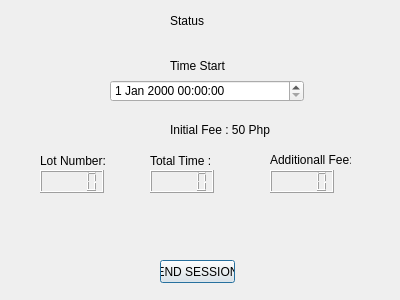
<?xml version="1.0" encoding="UTF-8"?>
<ui version="4.0">
 <class>SecDialog</class>
 <widget class="QDialog" name="SecDialog">
  <property name="geometry">
   <rect>
    <x>0</x>
    <y>0</y>
    <width>400</width>
    <height>300</height>
   </rect>
  </property>
  <property name="windowTitle">
   <string>Dialog</string>
  </property>
  <widget class="QLabel" name="label">
   <property name="geometry">
    <rect>
     <x>170</x>
     <y>10</y>
     <width>41</width>
     <height>21</height>
    </rect>
   </property>
   <property name="text">
    <string>Status</string>
   </property>
  </widget>
  <widget class="QPushButton" name="pushButton">
   <property name="geometry">
    <rect>
     <x>160</x>
     <y>260</y>
     <width>75</width>
     <height>23</height>
    </rect>
   </property>
   <property name="text">
    <string>END SESSION</string>
   </property>
  </widget>
  <widget class="QLabel" name="label_2">
   <property name="geometry">
    <rect>
     <x>170</x>
     <y>50</y>
     <width>81</width>
     <height>31</height>
    </rect>
   </property>
   <property name="text">
    <string>Time Start</string>
   </property>
  </widget>
  <widget class="QDateTimeEdit" name="dateTimeEdit">
   <property name="geometry">
    <rect>
     <x>110</x>
     <y>80</y>
     <width>194</width>
     <height>22</height>
    </rect>
   </property>
  </widget>
  <widget class="QLCDNumber" name="lcdNumber">
   <property name="geometry">
    <rect>
     <x>40</x>
     <y>170</y>
     <width>64</width>
     <height>23</height>
    </rect>
   </property>
  </widget>
  <widget class="QLabel" name="label_3">
   <property name="geometry">
    <rect>
     <x>170</x>
     <y>120</y>
     <width>161</width>
     <height>20</height>
    </rect>
   </property>
   <property name="text">
    <string>Initial Fee : 50 Php</string>
   </property>
  </widget>
  <widget class="QLabel" name="label_4">
   <property name="geometry">
    <rect>
     <x>40</x>
     <y>150</y>
     <width>91</width>
     <height>21</height>
    </rect>
   </property>
   <property name="text">
    <string>Lot Number: </string>
   </property>
  </widget>
  <widget class="QLabel" name="label_5">
   <property name="geometry">
    <rect>
     <x>150</x>
     <y>150</y>
     <width>121</width>
     <height>21</height>
    </rect>
   </property>
   <property name="text">
    <string>Total Time :</string>
   </property>
  </widget>
  <widget class="QLCDNumber" name="lcdNumber_2">
   <property name="geometry">
    <rect>
     <x>150</x>
     <y>170</y>
     <width>64</width>
     <height>23</height>
    </rect>
   </property>
  </widget>
  <widget class="QLabel" name="label_6">
   <property name="geometry">
    <rect>
     <x>270</x>
     <y>150</y>
     <width>81</width>
     <height>20</height>
    </rect>
   </property>
   <property name="text">
    <string>Additionall Fee:</string>
   </property>
  </widget>
  <widget class="QLCDNumber" name="lcdNumber_3">
   <property name="geometry">
    <rect>
     <x>270</x>
     <y>170</y>
     <width>64</width>
     <height>23</height>
    </rect>
   </property>
  </widget>
 </widget>
 <resources/>
 <connections/>
</ui>
